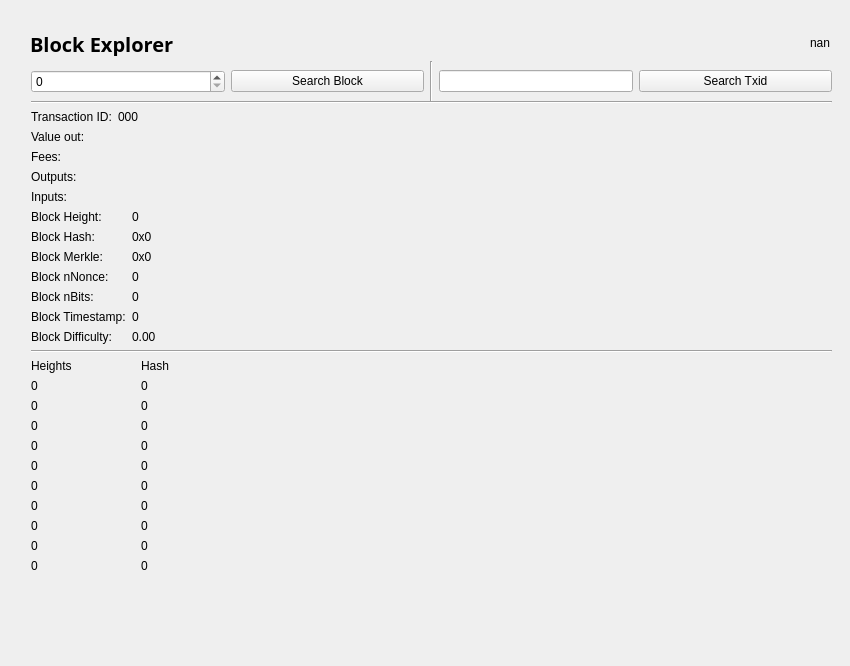
<?xml version="1.0" encoding="UTF-8"?>
<ui version="4.0">
 <class>BlockBrowser</class>
 <widget class="QWidget" name="BlockBrowser">
  <property name="windowModality">
   <enum>Qt::NonModal</enum>
  </property>
  <property name="enabled">
   <bool>true</bool>
  </property>
  <property name="geometry">
   <rect>
    <x>0</x>
    <y>0</y>
    <width>850</width>
    <height>666</height>
   </rect>
  </property>
  <property name="sizePolicy">
   <sizepolicy hsizetype="Expanding" vsizetype="Expanding">
    <horstretch>0</horstretch>
    <verstretch>0</verstretch>
   </sizepolicy>
  </property>
  <property name="minimumSize">
   <size>
    <width>0</width>
    <height>0</height>
   </size>
  </property>
  <property name="acceptDrops">
   <bool>false</bool>
  </property>
  <property name="windowTitle">
   <string>Form</string>
  </property>
  <layout class="QGridLayout">
   <property name="sizeConstraint">
    <enum>QLayout::SetMaximumSize</enum>
   </property>
   <property name="leftMargin">
    <number>21</number>
   </property>
   <property name="topMargin">
    <number>21</number>
   </property>
   <property name="rightMargin">
    <number>10</number>
   </property>
   <item row="0" column="0">
    <widget class="QWidget" name="widget" native="true">
     <property name="sizePolicy">
      <sizepolicy hsizetype="Expanding" vsizetype="Expanding">
       <horstretch>0</horstretch>
       <verstretch>0</verstretch>
      </sizepolicy>
     </property>
     <widget class="QWidget" name="horizontalLayoutWidget">
      <property name="geometry">
       <rect>
        <x>10</x>
        <y>40</y>
        <width>801</width>
        <height>41</height>
       </rect>
      </property>
      <layout class="QHBoxLayout" name="horizontalLayout">
       <item>
        <widget class="QSpinBox" name="heightBox">
         <property name="sizePolicy">
          <sizepolicy hsizetype="Preferred" vsizetype="Fixed">
           <horstretch>0</horstretch>
           <verstretch>0</verstretch>
          </sizepolicy>
         </property>
         <property name="maximum">
          <number>99999999</number>
         </property>
        </widget>
       </item>
       <item>
        <widget class="QPushButton" name="blockButton">
         <property name="text">
          <string>Search Block</string>
         </property>
        </widget>
       </item>
       <item>
        <widget class="Line" name="line">
         <property name="orientation">
          <enum>Qt::Vertical</enum>
         </property>
        </widget>
       </item>
       <item>
        <widget class="QLineEdit" name="txBox">
         <property name="sizePolicy">
          <sizepolicy hsizetype="Preferred" vsizetype="Fixed">
           <horstretch>0</horstretch>
           <verstretch>0</verstretch>
          </sizepolicy>
         </property>
         <property name="inputMask">
          <string comment="Transaction id" extracomment="Transaction id"/>
         </property>
         <property name="placeholderText">
          <string comment="Transaction ID" extracomment="Transaction ID"/>
         </property>
        </widget>
       </item>
       <item>
        <widget class="QPushButton" name="txButton">
         <property name="text">
          <string>Search Txid</string>
         </property>
        </widget>
       </item>
      </layout>
     </widget>
     <widget class="QWidget" name="verticalLayoutWidget">
      <property name="geometry">
       <rect>
        <x>10</x>
        <y>80</y>
        <width>801</width>
        <height>558</height>
       </rect>
      </property>
      <layout class="QVBoxLayout" name="verticalLayout">
       <item>
        <layout class="QFormLayout" name="formLayout_2">
         <item row="1" column="0">
          <widget class="QLabel" name="txLabel">
           <property name="text">
            <string>Transaction ID:</string>
           </property>
          </widget>
         </item>
         <item row="1" column="1">
          <widget class="QLabel" name="txID">
           <property name="text">
            <string>000</string>
           </property>
           <property name="textInteractionFlags">
            <set>Qt::LinksAccessibleByMouse|Qt::TextSelectableByMouse</set>
           </property>
          </widget>
         </item>
         <item row="2" column="0">
          <widget class="QLabel" name="valueLabel">
           <property name="text">
            <string>Value out:</string>
           </property>
          </widget>
         </item>
         <item row="2" column="1">
          <widget class="QLabel" name="valueBox">
           <property name="text">
            <string/>
           </property>
           <property name="textInteractionFlags">
            <set>Qt::LinksAccessibleByMouse|Qt::TextSelectableByMouse</set>
           </property>
          </widget>
         </item>
         <item row="3" column="0">
          <widget class="QLabel" name="feesLabel">
           <property name="text">
            <string>Fees:</string>
           </property>
          </widget>
         </item>
         <item row="3" column="1">
          <widget class="QLabel" name="feesBox">
           <property name="text">
            <string/>
           </property>
           <property name="textInteractionFlags">
            <set>Qt::LinksAccessibleByMouse|Qt::TextSelectableByMouse</set>
           </property>
          </widget>
         </item>
         <item row="4" column="0">
          <widget class="QLabel" name="outputLabel">
           <property name="text">
            <string>Outputs:</string>
           </property>
           <property name="alignment">
            <set>Qt::AlignLeading|Qt::AlignLeft|Qt::AlignTop</set>
           </property>
          </widget>
         </item>
         <item row="4" column="1">
          <widget class="QLabel" name="outputBox">
           <property name="text">
            <string/>
           </property>
           <property name="alignment">
            <set>Qt::AlignLeading|Qt::AlignLeft|Qt::AlignTop</set>
           </property>
           <property name="textInteractionFlags">
            <set>Qt::LinksAccessibleByMouse|Qt::TextSelectableByMouse</set>
           </property>
          </widget>
         </item>
         <item row="5" column="0">
          <widget class="QLabel" name="inputLabel">
           <property name="text">
            <string>Inputs:</string>
           </property>
           <property name="alignment">
            <set>Qt::AlignLeading|Qt::AlignLeft|Qt::AlignTop</set>
           </property>
          </widget>
         </item>
         <item row="5" column="1">
          <widget class="QLabel" name="inputBox">
           <property name="text">
            <string/>
           </property>
           <property name="alignment">
            <set>Qt::AlignLeading|Qt::AlignLeft|Qt::AlignTop</set>
           </property>
           <property name="textInteractionFlags">
            <set>Qt::LinksAccessibleByMouse|Qt::TextSelectableByMouse</set>
           </property>
          </widget>
         </item>
         <item row="0" column="0" colspan="2">
          <widget class="Line" name="line_3">
           <property name="orientation">
            <enum>Qt::Horizontal</enum>
           </property>
          </widget>
         </item>
        </layout>
       </item>
       <item>
        <layout class="QFormLayout" name="formLayout">
         <item row="0" column="0">
          <widget class="QLabel" name="heightLabel_2">
           <property name="text">
            <string>Block Height:</string>
           </property>
          </widget>
         </item>
         <item row="0" column="1">
          <widget class="QLabel" name="heightLabel">
           <property name="text">
            <string>0</string>
           </property>
           <property name="textInteractionFlags">
            <set>Qt::LinksAccessibleByMouse|Qt::TextSelectableByMouse</set>
           </property>
          </widget>
         </item>
         <item row="1" column="0">
          <widget class="QLabel" name="hashLabel">
           <property name="text">
            <string>Block Hash:</string>
           </property>
          </widget>
         </item>
         <item row="1" column="1">
          <widget class="QLabel" name="hashBox">
           <property name="enabled">
            <bool>true</bool>
           </property>
           <property name="sizePolicy">
            <sizepolicy hsizetype="Preferred" vsizetype="Preferred">
             <horstretch>0</horstretch>
             <verstretch>0</verstretch>
            </sizepolicy>
           </property>
           <property name="minimumSize">
            <size>
             <width>0</width>
             <height>0</height>
            </size>
           </property>
           <property name="text">
            <string>0x0</string>
           </property>
           <property name="textInteractionFlags">
            <set>Qt::LinksAccessibleByMouse|Qt::TextSelectableByMouse</set>
           </property>
          </widget>
         </item>
         <item row="2" column="0">
          <widget class="QLabel" name="merkleLabel">
           <property name="text">
            <string>Block Merkle:</string>
           </property>
          </widget>
         </item>
         <item row="2" column="1">
          <widget class="QLabel" name="merkleBox">
           <property name="minimumSize">
            <size>
             <width>187</width>
             <height>0</height>
            </size>
           </property>
           <property name="text">
            <string>0x0</string>
           </property>
           <property name="textInteractionFlags">
            <set>Qt::LinksAccessibleByMouse|Qt::TextSelectableByMouse</set>
           </property>
          </widget>
         </item>
         <item row="3" column="0">
          <widget class="QLabel" name="nonceLabel">
           <property name="text">
            <string>Block nNonce:</string>
           </property>
          </widget>
         </item>
         <item row="3" column="1">
          <widget class="QLabel" name="nonceBox">
           <property name="text">
            <string>0</string>
           </property>
           <property name="textInteractionFlags">
            <set>Qt::LinksAccessibleByMouse|Qt::TextSelectableByMouse</set>
           </property>
          </widget>
         </item>
         <item row="4" column="0">
          <widget class="QLabel" name="bitsLabel">
           <property name="text">
            <string>Block nBits:</string>
           </property>
          </widget>
         </item>
         <item row="4" column="1">
          <widget class="QLabel" name="bitsBox">
           <property name="text">
            <string>0</string>
           </property>
           <property name="textInteractionFlags">
            <set>Qt::LinksAccessibleByMouse|Qt::TextSelectableByMouse</set>
           </property>
          </widget>
         </item>
         <item row="5" column="0">
          <widget class="QLabel" name="timeLabel">
           <property name="text">
            <string>Block Timestamp:</string>
           </property>
          </widget>
         </item>
         <item row="5" column="1">
          <widget class="QLabel" name="timeBox">
           <property name="text">
            <string>0</string>
           </property>
           <property name="textInteractionFlags">
            <set>Qt::LinksAccessibleByMouse|Qt::TextSelectableByMouse</set>
           </property>
          </widget>
         </item>
         <item row="6" column="0">
          <widget class="QLabel" name="hardLabel">
           <property name="text">
            <string>Block Difficulty:</string>
           </property>
          </widget>
         </item>
         <item row="6" column="1">
          <widget class="QLabel" name="hardBox">
           <property name="text">
            <string>0.00</string>
           </property>
           <property name="textInteractionFlags">
            <set>Qt::LinksAccessibleByMouse|Qt::TextSelectableByMouse</set>
           </property>
          </widget>
         </item>
        </layout>
       </item>
       <item>
        <widget class="Line" name="line_2">
         <property name="orientation">
          <enum>Qt::Horizontal</enum>
         </property>
        </widget>
       </item>
       <item>
        <layout class="QFormLayout" name="formLayout_3">
         <item row="0" column="0">
          <widget class="QLabel" name="heightlabel">
           <property name="text">
            <string>Heights                   </string>
           </property>
          </widget>
         </item>
         <item row="0" column="1">
          <widget class="QLabel" name="hashlabel">
           <property name="text">
            <string>Hash</string>
           </property>
          </widget>
         </item>
         <item row="1" column="0">
          <widget class="QLabel" name="Helabel_1">
           <property name="text">
            <string>0</string>
           </property>
           <property name="textInteractionFlags">
            <set>Qt::LinksAccessibleByMouse|Qt::TextSelectableByMouse</set>
           </property>
          </widget>
         </item>
         <item row="1" column="1">
          <widget class="QLabel" name="Hashlabel_1">
           <property name="text">
            <string>0</string>
           </property>
           <property name="textInteractionFlags">
            <set>Qt::LinksAccessibleByMouse|Qt::TextSelectableByMouse</set>
           </property>
          </widget>
         </item>
         <item row="2" column="0">
          <widget class="QLabel" name="Helabel_2">
           <property name="text">
            <string>0</string>
           </property>
           <property name="textInteractionFlags">
            <set>Qt::LinksAccessibleByMouse|Qt::TextSelectableByMouse</set>
           </property>
          </widget>
         </item>
         <item row="2" column="1">
          <widget class="QLabel" name="Hashlabel_2">
           <property name="text">
            <string>0</string>
           </property>
           <property name="textInteractionFlags">
            <set>Qt::LinksAccessibleByMouse|Qt::TextSelectableByMouse</set>
           </property>
          </widget>
         </item>
         <item row="3" column="0">
          <widget class="QLabel" name="Helabel_3">
           <property name="text">
            <string>0</string>
           </property>
           <property name="textInteractionFlags">
            <set>Qt::LinksAccessibleByMouse|Qt::TextSelectableByMouse</set>
           </property>
          </widget>
         </item>
         <item row="3" column="1">
          <widget class="QLabel" name="Hashlabel_3">
           <property name="text">
            <string>0</string>
           </property>
           <property name="textInteractionFlags">
            <set>Qt::LinksAccessibleByMouse|Qt::TextSelectableByMouse</set>
           </property>
          </widget>
         </item>
         <item row="4" column="0">
          <widget class="QLabel" name="Helabel_4">
           <property name="text">
            <string>0</string>
           </property>
           <property name="textInteractionFlags">
            <set>Qt::LinksAccessibleByMouse|Qt::TextSelectableByMouse</set>
           </property>
          </widget>
         </item>
         <item row="4" column="1">
          <widget class="QLabel" name="Hashlabel_4">
           <property name="text">
            <string>0</string>
           </property>
           <property name="textInteractionFlags">
            <set>Qt::LinksAccessibleByMouse|Qt::TextSelectableByMouse</set>
           </property>
          </widget>
         </item>
         <item row="5" column="0">
          <widget class="QLabel" name="Helabel_5">
           <property name="text">
            <string>0</string>
           </property>
           <property name="textInteractionFlags">
            <set>Qt::LinksAccessibleByMouse|Qt::TextSelectableByMouse</set>
           </property>
          </widget>
         </item>
         <item row="5" column="1">
          <widget class="QLabel" name="Hashlabel_5">
           <property name="text">
            <string>0</string>
           </property>
           <property name="textInteractionFlags">
            <set>Qt::LinksAccessibleByMouse|Qt::TextSelectableByMouse</set>
           </property>
          </widget>
         </item>
         <item row="6" column="0">
          <widget class="QLabel" name="Helabel_6">
           <property name="text">
            <string>0</string>
           </property>
           <property name="textInteractionFlags">
            <set>Qt::LinksAccessibleByMouse|Qt::TextSelectableByMouse</set>
           </property>
          </widget>
         </item>
         <item row="6" column="1">
          <widget class="QLabel" name="Hashlabel_6">
           <property name="text">
            <string>0</string>
           </property>
           <property name="textInteractionFlags">
            <set>Qt::LinksAccessibleByMouse|Qt::TextSelectableByMouse</set>
           </property>
          </widget>
         </item>
         <item row="7" column="0">
          <widget class="QLabel" name="Helabel_7">
           <property name="text">
            <string>0</string>
           </property>
           <property name="textInteractionFlags">
            <set>Qt::LinksAccessibleByMouse|Qt::TextSelectableByMouse</set>
           </property>
          </widget>
         </item>
         <item row="7" column="1">
          <widget class="QLabel" name="Hashlabel_7">
           <property name="text">
            <string>0</string>
           </property>
           <property name="textInteractionFlags">
            <set>Qt::LinksAccessibleByMouse|Qt::TextSelectableByMouse</set>
           </property>
          </widget>
         </item>
         <item row="8" column="0">
          <widget class="QLabel" name="Helabel_8">
           <property name="text">
            <string>0</string>
           </property>
           <property name="textInteractionFlags">
            <set>Qt::LinksAccessibleByMouse|Qt::TextSelectableByMouse</set>
           </property>
          </widget>
         </item>
         <item row="8" column="1">
          <widget class="QLabel" name="Hashlabel_8">
           <property name="text">
            <string>0</string>
           </property>
           <property name="textInteractionFlags">
            <set>Qt::LinksAccessibleByMouse|Qt::TextSelectableByMouse</set>
           </property>
          </widget>
         </item>
         <item row="9" column="0">
          <widget class="QLabel" name="Helabel_9">
           <property name="text">
            <string>0</string>
           </property>
           <property name="textInteractionFlags">
            <set>Qt::LinksAccessibleByMouse|Qt::TextSelectableByMouse</set>
           </property>
          </widget>
         </item>
         <item row="9" column="1">
          <widget class="QLabel" name="Hashlabel_9">
           <property name="text">
            <string>0</string>
           </property>
           <property name="textInteractionFlags">
            <set>Qt::LinksAccessibleByMouse|Qt::TextSelectableByMouse</set>
           </property>
          </widget>
         </item>
         <item row="10" column="0">
          <widget class="QLabel" name="Helabel_10">
           <property name="text">
            <string>0</string>
           </property>
           <property name="textInteractionFlags">
            <set>Qt::LinksAccessibleByMouse|Qt::TextSelectableByMouse</set>
           </property>
          </widget>
         </item>
         <item row="10" column="1">
          <widget class="QLabel" name="Hashlabel_10">
           <property name="text">
            <string>0</string>
           </property>
           <property name="textInteractionFlags">
            <set>Qt::LinksAccessibleByMouse|Qt::TextSelectableByMouse</set>
           </property>
          </widget>
         </item>
        </layout>
       </item>
       <item>
        <spacer name="verticalSpacer">
         <property name="orientation">
          <enum>Qt::Vertical</enum>
         </property>
         <property name="sizeHint" stdset="0">
          <size>
           <width>20</width>
           <height>40</height>
          </size>
         </property>
        </spacer>
       </item>
      </layout>
     </widget>
     <widget class="QWidget" name="layoutWidget">
      <property name="geometry">
       <rect>
        <x>9</x>
        <y>9</y>
        <width>801</width>
        <height>26</height>
       </rect>
      </property>
      <layout class="QHBoxLayout" name="horizontalLayout_4">
       <property name="spacing">
        <number>7</number>
       </property>
       <item>
        <widget class="QLabel" name="label_5">
         <property name="font">
          <font>
           <family>Open Sans,sans-serif</family>
          </font>
         </property>
         <property name="text">
          <string>&lt;html&gt;&lt;head/&gt;&lt;body&gt;&lt;p&gt;&lt;span style=&quot; font-size:20px; font-weight:600; color:#000000;&quot;&gt;Block Explorer &lt;/span&gt;&lt;/p&gt;&lt;/body&gt;&lt;/html&gt;</string>
         </property>
        </widget>
       </item>
       <item>
        <spacer name="horizontalSpacer_2">
         <property name="orientation">
          <enum>Qt::Horizontal</enum>
         </property>
         <property name="sizeHint" stdset="0">
          <size>
           <width>40</width>
           <height>20</height>
          </size>
         </property>
        </spacer>
       </item>
       <item>
        <widget class="QLabel" name="countDownlabel">
         <property name="text">
          <string>nan</string>
         </property>
        </widget>
       </item>
      </layout>
     </widget>
    </widget>
   </item>
  </layout>
 </widget>
 <resources/>
 <connections/>
</ui>
